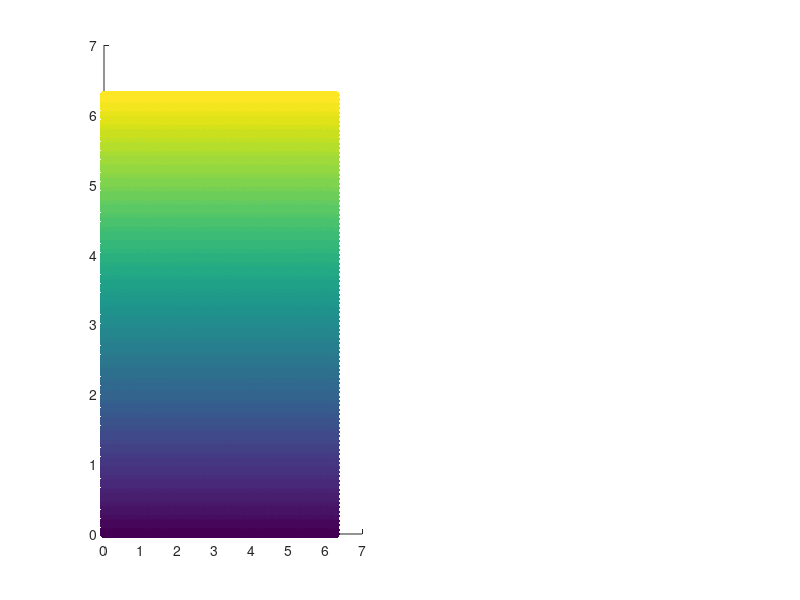

Here is the MATLAB script that generated this plot: (Note: this script raises an error after producing the figure.)
%%% Projekt Wirbelströmung %%%
%%% TAYLOR-GREEN-WIRBEL %%%

%%% Gruppe nm Y
%%% Fabian Schmitt 492849, 
%%% Leon Benjamin Wagner 498829, 
%%% Sebastian Schanz 482121,
%%% Tristan Johannes Schefold 489395

function main()
    % Hauptfunktion zur Initialisierung und Ausführung der Taylor-Green-Wirbel-Simulation
    options = configureSimulation();  % Simulationsparameter setzen
    [X, Y, Psi, Omega] = initSimulation(options);  % Simulationsvariablen initialisieren
    [ax1, ax2] = initPlots(X, Y, Psi, options);  % Plots initialisieren
    performTimeLoop(X, Y, Psi, Omega, options, ax1, ax2);  % Aktualisierungsschleife ausführen
end

function options = configureSimulation()
    options = struct('nu', 0.2, 't_end', 5, 't_nr', 100, 'x_nr', 100, 'y_nr', 100, 'method', 'expliziter-euler', 'colormap', 'parula');
end

function [X, Y, Psi, Omega] = initSimulation(options)
    % Initialisierung der Simulationsvariablen
    x = linspace(0, 2*pi, options.x_nr);  % Diskretisierung in x-Richtung
    y = linspace(0, 2*pi, options.y_nr);  % Diskretisierung in y-Richtung
    [X, Y] = meshgrid(x, y);  % Erzeugung des Gitters
    Omega = -2 * sin(X) .* sin(Y);  % Anfangsbedingung für Wirbelstärke (Taylor-Green-Wirbel)
    Psi = poissonSolver(Omega, options);  % Berechnung der Stromfunktion aus der Wirbelstärke
end

function [ax1, ax2] = initPlots(X, Y, Psi, options)
    % Initialisierung der Plots
    figure;
    ax1 = subplot(1, 2, 1);  % Erstes Plotfenster
    plotData(ax1, X, Y, Psi, 'scatter', 'Lagrange Partikel', options);  % Partikelplot
    ax2 = subplot(1, 2, 2);  % Zweites Plotfenster
    plotData(ax2, X, Y, Psi, 'surf', 'Stromfunktion', options);  % Stromfunktionplot
end

function performTimeLoop(X, Y, Psi, Omega, options, ax1, ax2)
    % Aktualisierungsschleife für die Simulation
    colors = initColors(Y);  % Farben für die Partikel initialisieren
    time = linspace(0, options.t_end, options.t_nr);  % Zeitdiskretisierung
    dt = time(2) - time(1);  % Zeitschrittgröße
    X_pos = X;  % Anfangsposition der Partikel in x-Richtung
    Y_pos = Y;  % Anfangsposition der Partikel in y-Richtung

    for t = time
        % 1. Plot der Lagrange-Partikel vor der Aktualisierung
        plotLagrangeParticles(ax1, X_pos, Y_pos, colors, options);  

        % 2. Berechnung der Stromfunktion aus der Wirbelstärke
        Psi = poissonSolver(Omega, options);  

        % 3. Berechnung der Geschwindigkeitskomponenten aus der Stromfunktion
        [U, V] = updateVelocity(Psi);  

        % 4. Aktualisierung der Partikelpositionen
        [X_pos, Y_pos] = updateParticles(X_pos, Y_pos, U, V, dt, X, Y);  

        % 5. Aktualisierung der Wirbelstärke (Wirbeltransportgleichung)
        Omega = updateVorticity(U, V, Omega, options, dt);
        
        % 6. Anwendung der Randbedingungen auf die Wirbelstärke
        Omega = applyBoundaryConditions(Omega, 'Dirichlet');  

        % 7. Plot der Stromfunktion nach der Aktualisierung
        plotStreamFunction(ax2, X, Y, Psi, options);  

        sgtitle(['$\nu=', num2str(options.nu), ',~t=', num2str(t, '%.2f'), '$'], 'Interpreter', 'latex');  % Gesamttitel setzen
        drawnow;
    end
end

function Psi = poissonSolver(rhs, options)
    % Initialisierung des Druckfelds für die Poisson-Gleichung
    max_iter = 100;  % Maximale Anzahl an Iterationen zur Lösung der Poisson-Gleichung (Hinzugefügt)
    tol = 1e-12;  % Toleranz für das Abbruchkriterium (Hinzugefügt)
    Psi = zeros(size(rhs));
    for iter = 1:max_iter
        Psi_old = Psi;
        % Iterative Lösung der Poisson-Gleichung, um die 
        % Stromfunktion Psi aus der Wirbelstärke Omega zu berechnen
        Psi = 0.25 * (circshift(Psi, [1, 0]) + circshift(Psi, [-1, 0]) + circshift(Psi, [0, 1]) + circshift(Psi, [0, -1]) - rhs);
        Psi = applyBoundaryConditions(Psi, 'Dirichlet'); % Randbedingungen für Psi anwenden

        % Abbruchkriterium basierend auf der Konvergenz
        if max(max(abs(Psi - Psi_old))) < tol
            break;
        end
    end
end

function [X_pos, Y_pos] = updateParticles(X_pos, Y_pos, U, V, dt, X, Y)
    % Detaillierte Berechnung der Partikelpositionen
    X_pos = X_pos + dt * interp2(X, Y, U, X_pos, Y_pos, 'linear', 0);  % Partikelposition in x-Richtung aktualisieren
    Y_pos = Y_pos + dt * interp2(X, Y, V, X_pos, Y_pos, 'linear', 0);  % Partikelposition in y-Richtung aktualisieren

    % Periodische Randbedingungen anwenden
    X_pos = mod(X_pos, 2*pi);
    Y_pos = mod(Y_pos, 2*pi);
end

function [U, V] = updateVelocity(Psi)
    % Berechnung der Geschwindigkeitskomponenten aus der Stromfunktion Psi
    [dPsidx, dPsidy] = gradient(Psi);  % Berechnung der Gradienten der Stromfunktion
    U = -dPsidy;  % Geschwindigkeit U aus der Stromfunktion
    V = dPsidx;  % Geschwindigkeit V aus der Stromfunktion
end

function Omega = updateVorticity(U, V, Omega, options, dt)
    % Berechnung der neuen Wirbelstärke mithilfe der Wirbeltransportgleichung
    % unter Berücksichtigung von Konvektion und Diffusion
    [dOmegadx, dOmegady] = gradient(Omega);  % Gradienten der Wirbelstärke
    laplacian_Omega = del2(Omega); % Laplace-Operator der Wirbelstärke

    % Konvektionsterm: Transport der Wirbelstärke durch die Strömung
    convection = U .* dOmegadx + V .* dOmegady;
    
    % Diffusionsterm: Viskose Ausbreitung der Wirbelstärke
    diffusion = options.nu * laplacian_Omega;

    % Aktualisierung der Wirbelstärke (expliziter Euler-Schritt)
    Omega = Omega + dt * (diffusion - convection);
end

function plotData(ax, X, Y, data, plotType, titleText, options)
    % Plot-Funktion
    cla(ax);  % Aktuelles Plotfenster löschen
    if strcmp(plotType, 'scatter')
        scatter(ax, X(:), Y(:), [], Y(:), 'filled');  % Scatterplot der Partikel
    elseif strcmp(plotType, 'surf')
        surf(ax, X, Y, data, 'EdgeColor', 'none');  % Oberflächenplot der Daten
        zlim(ax, [min(data(:)), max(data(:)) + 1]);  % Z-Achsenlimits setzen
    end
    colormap(ax, options.colormap);  % Farbkarte einstellen
    setPlotProperties(ax, titleText, '$x$', '$y$', options);  % Plot-Eigenschaften setzen
end

function setPlotProperties(ax, titleText, xlabelText, ylabelText, options)
    % Plot-Einstellungen
    title(ax, titleText, 'Interpreter', 'latex', 'FontSize', 12);  % Titel setzen
    xlabel(ax, xlabelText, 'Interpreter', 'latex');  % X-Achsenbeschriftung
    ylabel(ax, ylabelText, 'Interpreter', 'latex');  % Y-Achsenbeschriftung
    xlim(ax, [0 2*pi]);  % X-Achsenlimits setzen
    ylim(ax, [0 2*pi]);  % Y-Achsenlimits setzen
    if isfield(options, 'zlabelText')
        zlabel(ax, options.zlabelText, 'Interpreter', 'latex');  % Z-Achsenbeschriftung (falls vorhanden)
    end
end

function plotLagrangeParticles(ax, X_pos, Y_pos, colors, options)
    % Plot der Lagrange-Partikel
    cla(ax);  % Aktuelles Plotfenster löschen
    scatter(ax, X_pos(:), Y_pos(:), [], colors(:), 'filled');  % Scatterplot der Partikel
    colormap(ax, options.colormap);  % Farbkarte einstellen
    xlim(ax, [0 2*pi]);  % X-Achsenlimits setzen
    ylim(ax, [0 2*pi]);  % Y-Achsenlimits setzen
    setPlotProperties(ax, 'Lagrange Partikel', '$x$', '$y$', options);  % Plot-Eigenschaften setzen
end

function plotStreamFunction(ax, X, Y, Psi, options)
    % Plot der Stromfunktion
    cla(ax);  % Aktuelles Plotfenster löschen
    surf(ax, X, Y, Psi, 'EdgeColor', 'none');  % Oberflächenplot der Stromfunktion
    colormap(ax, options.colormap);  % Farbkarte einstellen
    xlim(ax, [0 2*pi]);  % X-Achsenlimits setzen
    ylim(ax, [0 2*pi]);  % Y-Achsenlimits setzen
    zlim(ax, [min(Psi(:)), max(Psi(:)) + 1]);  % Z-Achsenlimits setzen
    setPlotProperties(ax, 'Stromfunktion', '$x$', '$y$', '$\Psi$');  % Plot-Eigenschaften setzen
    view(ax, 3);  % 3D-Ansicht
end

function colors = initColors(Y)
    % Farbinitialisierung für die Partikel
    num_repeats = 12;  % Anzahl der Wiederholungen des Farbverlaufs von 0 bis 2*pi
    Y_mod = mod(Y, 2*pi / num_repeats);  % Modulo-Operation für Wiederholung des Farbverlaufs
    Y_norm = (Y_mod - min(Y_mod(:))) / (max(Y_mod(:)) - min(Y_mod(:)));  % Normalisierung
    colors = round(Y_norm * 64);  % Farbskala anpassen (Annahme: colormap hat 64 Farben)
end

function F = applyBoundaryConditions(F, type)
    if nargin < 2
        type = 'Dirichlet';
    end
    
    switch type
        case 'Dirichlet'
            F(1, :) = 0;      % unterer Rand
            F(end, :) = 0;    % oberer Rand
            F(:, 1) = 0;      % linker Rand
            F(:, end) = 0;    % rechter Rand
        case 'Neumann'
            F(1, 2:end-1) = F(2, 2:end-1);      % unterer Rand
            F(end, 2:end-1) = F(end-1, 2:end-1); % oberer Rand
            F(2:end-1, 1) = F(2:end-1, 2);      % linker Rand
            F(2:end-1, end) = F(2:end-1, end-1); % rechter Rand
    end
end

main();

% Nächste Schritte:
% Numerische Verfahren: Nachdem die physikalische Berechnung des Taylor-Green-Wirbels korrekt ist, können verschiedene numerische Verfahren getestet werden. Dies könnte durch die Implementierung verschiedener Diskretisierungs- und Zeitschrittverfahren erfolgen (z.B. expliziter Euler, Runge-Kutta, Adams-Bashforth).
% Validierung: Es ist wichtig, die Ergebnisse mit analytischen Lösungen oder anderen verifizierten numerischen Ergebnissen zu vergleichen, um sicherzustellen, dass die Implementierung korrekt ist.
% Visualisierung: Zusätzliche Visualisierungen können hinzugefügt werden, um die Ergebnisse besser zu interpretieren und zu analysieren.
